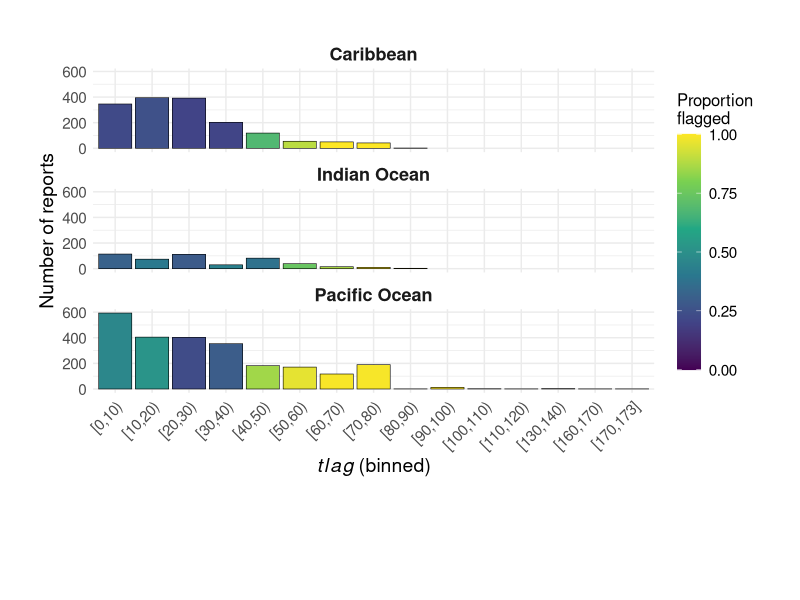

Generate this figure with R:
# Required libraries
library(here)
library(readxl)
library(dplyr)
library(ggplot2)
library(viridis)
library(grid)

# Import flagged post-peak dataset
df_flagged_post_peak <- read_xlsx(
  here("03_flagging", "outputs", "df_flagged_post_peak.xlsx")
)

# Recreate standalone flag vectors
any_flagged <- with(
  df_flagged_post_peak,
  flag1 | flag2 | flag3 | flag4
)

all_flagged <- with(
  df_flagged_post_peak,
  flag1 & flag2 & flag3 & flag4
)

#### PLOT PROPORTION FLAGGED + FLAGGED REPORTS #################################
#### BY REGION AND DAYS_FROM_MAX_DHW BIN       #################################

## At least 1 flag

# Create 10-day bins from 0 to the maximum DAYS_FROM_MAX_DHW value
max_val <- floor(max(df_flagged_post_peak$DAYS_FROM_MAX_DHW, na.rm = TRUE))
breaks <- seq(0, max_val, by = 10)
if (tail(breaks, 1) < max_val) {
  breaks <- c(breaks, max_val)
}

DAYS_BIN <- cut(
  df_flagged_post_peak$DAYS_FROM_MAX_DHW,
  breaks = breaks,
  include.lowest = TRUE,
  right = FALSE  # left-closed, right-open intervals
)

# Build temporary plotting dataset for reports flagged by at least one flag
temp_df <- data.frame(
  REGION    = df_flagged_post_peak$OCEAN_REGION,
  DAYS_BIN  = DAYS_BIN,
  any_flagged = any_flagged
) %>%
  mutate(
    REGION = recode(
      REGION,
      "Pacific Ocean"    = "Pacific Ocean",
      "NA Pacific Ocean" = "Pacific Ocean"
    )
  )

n_reports <- aggregate(any_flagged ~ REGION + DAYS_BIN, data = temp_df, FUN = length)
n_flagged <- aggregate(any_flagged ~ REGION + DAYS_BIN, data = temp_df, FUN = sum)

summary_df <- merge(n_reports, n_flagged, by = c("REGION", "DAYS_BIN"), suffixes = c("_total", "_flagged"))

names(summary_df)[names(summary_df) == "any_flagged_total"] <- "n_reports"
names(summary_df)[names(summary_df) == "any_flagged_flagged"] <- "n_flagged"

summary_df <- summary_df %>%
  mutate(prop_flagged = n_flagged/n_reports)

p <- ggplot(summary_df, aes(x = DAYS_BIN, y = n_reports, fill = prop_flagged)) +
  geom_col(color = "black", linewidth = 0.2) +
  facet_wrap(~ REGION, ncol = 1) +
  scale_fill_viridis_c(
    name = "Proportion\nflagged",
    limits = c(0, 1)
  ) +
  labs(
    x = expression(italic(tlag) ~ "(binned)"),
    y = "Number of reports"
  ) +
  theme_minimal() +
  theme(
    axis.text.x = element_text(angle = 45, hjust = 1),
    strip.text = element_text(face = "bold")
  )

p <- p +
  theme(
    axis.title.x = element_text(size = 14),
    axis.title.y = element_text(size = 14),
    
    axis.text.x  = element_text(size = 11, angle = 45, hjust = 1),
    axis.text.y  = element_text(size = 11),
    
    strip.text   = element_text(size = 13, face = "bold"),  # ocean region titles
    
    legend.title = element_text(size = 12),
    legend.text  = element_text(size = 11),
    
    legend.key.height = unit(1.2, "cm"),
    
    plot.margin = margin(t = 1, r = 1, b = 3, l = 1, unit = "cm")
  )

ggsave(
  here("03_flagging", "summaries_and_figures", "figures", "pre_peak", "figure_8.tiff"),
  plot = p,
  device = "tiff",
  width = 180,
  height = 240,
  units = "mm",
  dpi = 300,
  compression = "lzw"
)


## all 4 flags

# Build temporary plotting dataset for reports flagged by all four flags
temp_df <- data.frame(
  REGION    = df_flagged_post_peak$OCEAN_REGION,
  DAYS_BIN  = DAYS_BIN,
  all_flagged = all_flagged
) %>%
  mutate(
    REGION = recode(
      REGION,
      "Pacific Ocean"    = "Pacific Ocean",
      "NA Pacific Ocean" = "Pacific Ocean"
    )
  )

n_reports <- aggregate(all_flagged ~ REGION + DAYS_BIN, data = temp_df, FUN = length)
n_flagged <- aggregate(all_flagged ~ REGION + DAYS_BIN, data = temp_df, FUN = sum)

summary_df <- merge(n_reports, n_flagged, by = c("REGION", "DAYS_BIN"), suffixes = c("_total", "_flagged"))

names(summary_df)[names(summary_df) == "all_flagged_total"] <- "n_reports"
names(summary_df)[names(summary_df) == "all_flagged_flagged"] <- "n_flagged"

summary_df <- summary_df %>%
  mutate(prop_flagged = n_flagged/n_reports)

p <- ggplot(summary_df, aes(x = DAYS_BIN, y = n_reports, fill = prop_flagged)) +
  geom_col(color = "black", linewidth = 0.2) +
  facet_wrap(~ REGION, ncol = 1) +
  scale_fill_viridis_c(
    name = "Proportion\nflagged",
    limits = c(0, 1)
  ) +
  labs(
    x = "DAYS_FROM_MAX_DHW (binned)",
    y = "Number of reports"
  ) +
  theme_minimal() +
  theme(
    axis.text.x = element_text(angle = 45, hjust = 1),
    strip.text = element_text(face = "bold")
  )

p <- p +
  theme(
    axis.title.x = element_text(size = 14),
    axis.title.y = element_text(size = 14),
    
    axis.text.x  = element_text(size = 11, angle = 45, hjust = 1),
    axis.text.y  = element_text(size = 11),
    
    strip.text   = element_text(size = 13, face = "bold"),  # ocean region titles
    
    legend.title = element_text(size = 12),
    legend.text  = element_text(size = 11),
    
    legend.key.height = unit(1.2, "cm"),
    
    plot.margin = margin(t = 1, r = 1, b = 3, l = 1, unit = "cm")
  )
